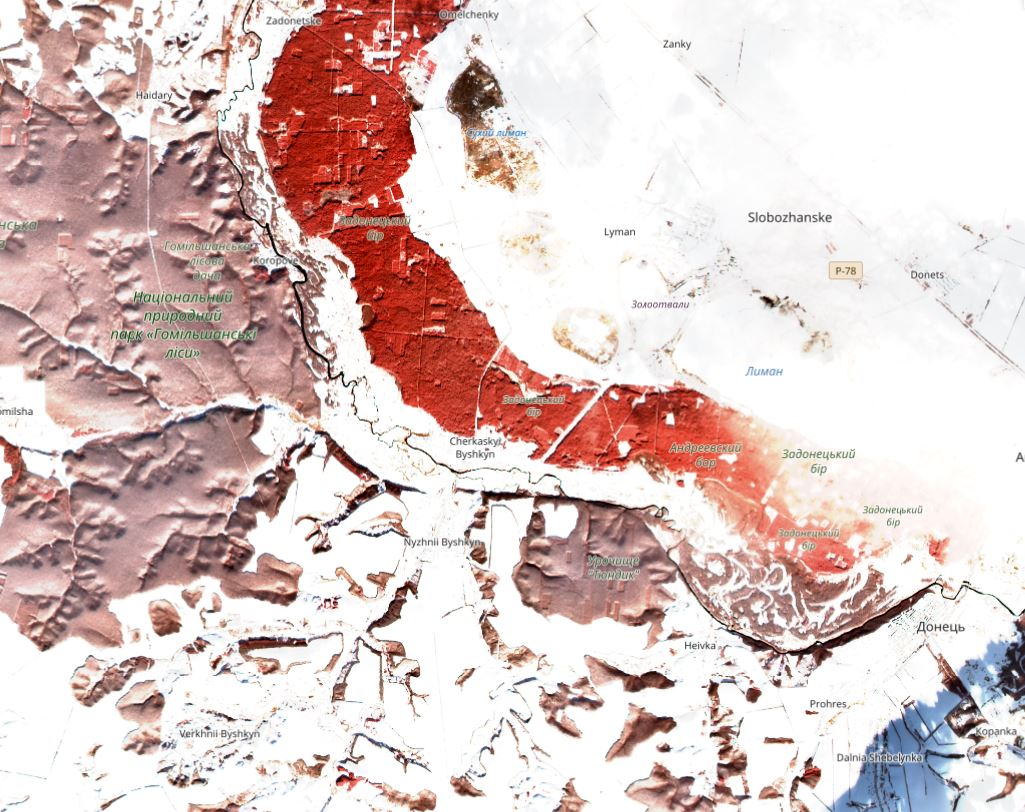
#> input picture test_data/gomil_winter.JPG, 1025 x 812 px
$ jupyter execute --allow-errors FM_Sentenel-2.ipynb
#> lines starting #> are read from the running program, lines starting #| are printed output that depends on the picture
[cell 1]
import numpy as np
import cv2
from matplotlib import pyplot as plt

[cell 2]
# Test ORB rotated pictures
img1 = cv2.imread('test_data/gomil_winter.JPG', cv2.IMREAD_GRAYSCALE)          # queryImage infrared
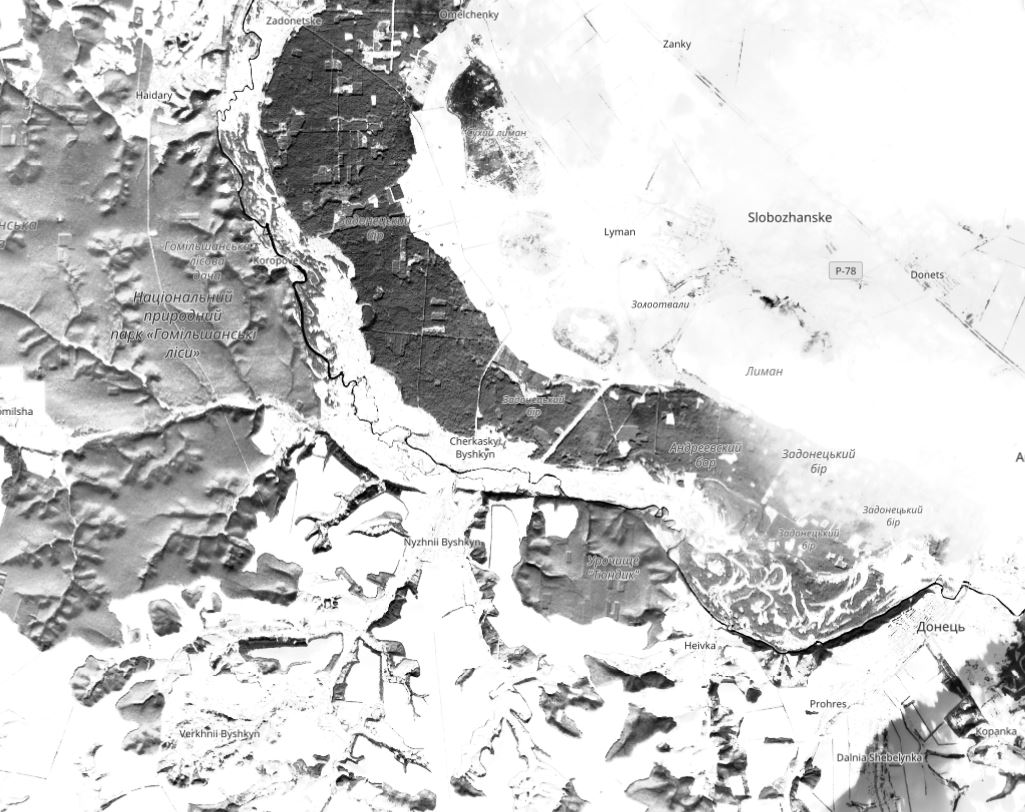
#> img1: shape (812, 1025); min 0, max 255, mean 205.8
img2 = cv2.imread('test_data/gomil_winter_rot.JPG', cv2.IMREAD_GRAYSCALE)      # trainImage infrared
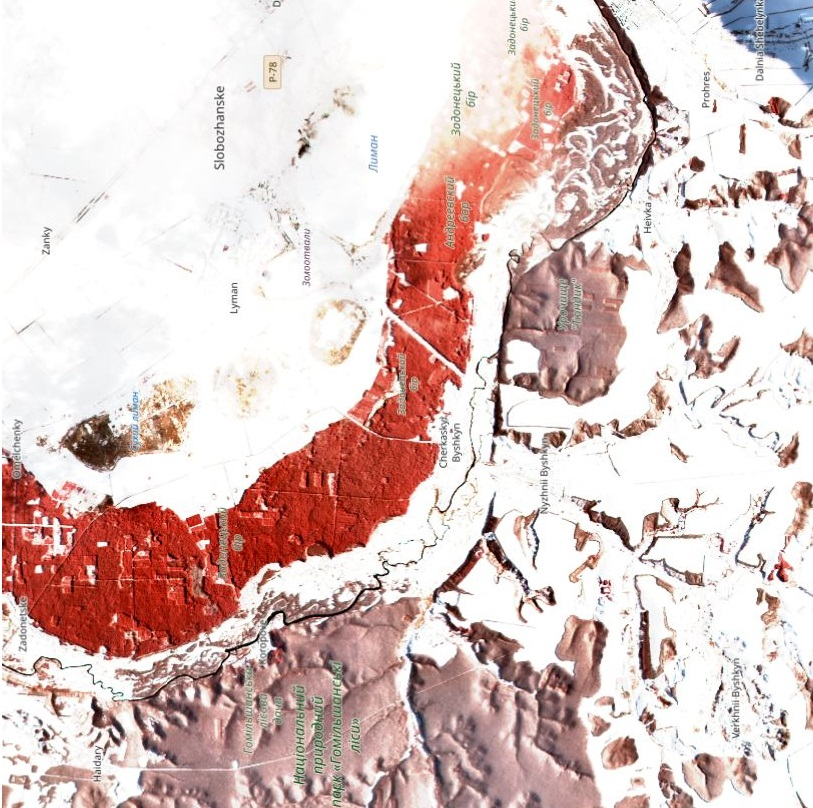
#> input picture test_data/gomil_winter_rot.JPG, 813 x 808 px
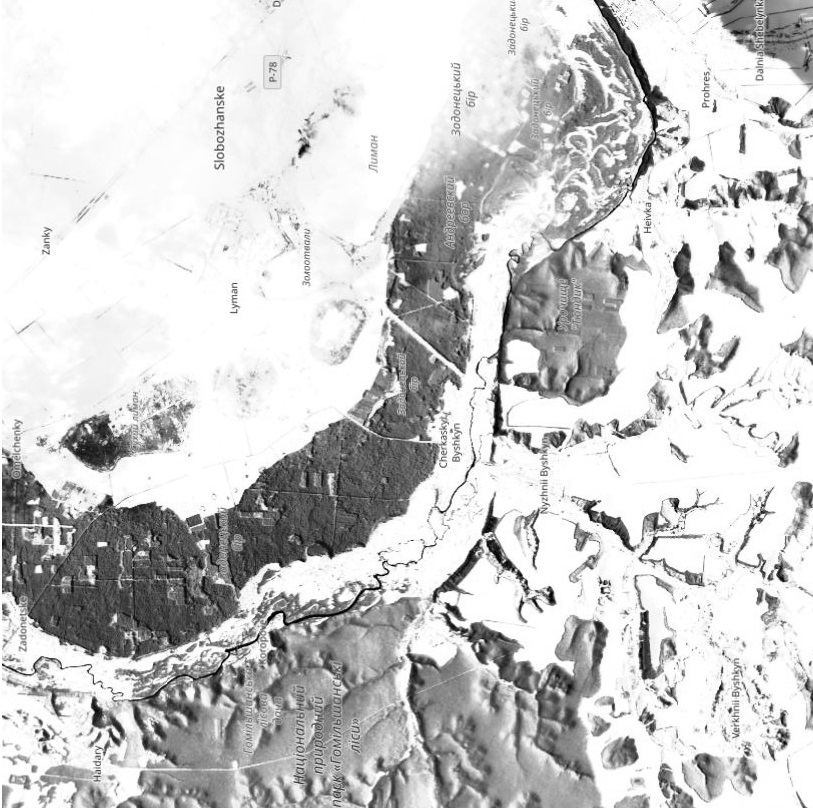
#> img2: shape (808, 813); min 0, max 255, mean 204
# Initiate ORB detector
orb = cv2.ORB_create()
# find the keypoints and descriptors with SIFT
kp1, des1 = orb.detectAndCompute(img1, None)
#> kp1 = 500 keypoints; strongest (x, y, size): (303, 278, 31), (329, 600, 31), (341, 372, 31), (346, 386, 31)
kp2, des2 = orb.detectAndCompute(img2, None)
#> kp2 = 500 keypoints; strongest (x, y, size): (280, 614, 31), (602, 588, 31), (374, 576, 31), (388, 571, 31)
# create BFMatcher object
bf = cv2.BFMatcher(cv2.NORM_HAMMING, crossCheck=True)
# Match descriptors.
matches = bf.match(des1,des2)
#> matches = 380 matches
# Sort them in the order of their distance.
matches = sorted(matches, key = lambda x:x.distance)
# Draw first 10 matches.
img3 = cv2.drawMatches(img1,kp1,img2,kp2,matches[:10], None, flags=2)
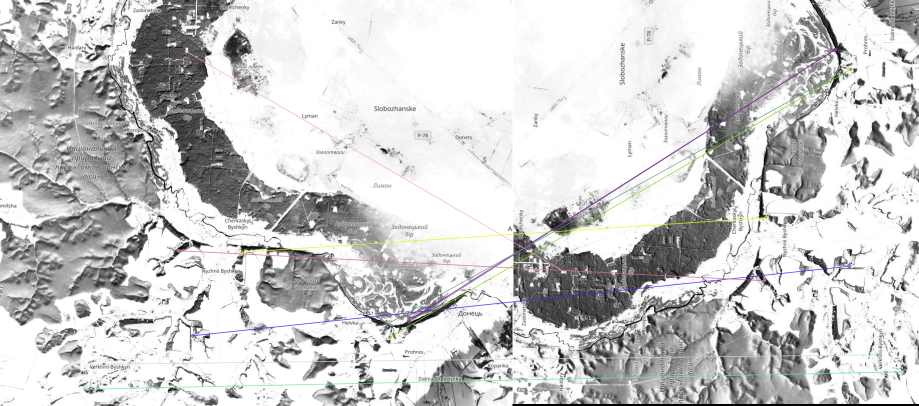
#> img3: shape (812, 1838, 3) (shown at 1/2 size); mean of channels 0, 1, 2 204, 204.2, 204.1; drawn as B, G, R
plt.figure(figsize=(10,6))
plt.imshow(img3, cmap="gray"), plt.show()

[cell 3]
# Test ORB rotated and scaled pictures
img1 = cv2.imread('test_data/gomil_winter.JPG', cv2.IMREAD_GRAYSCALE)          # queryImage infrared
img2 = cv2.imread('test_data/gomil_winter_rot_sc.jpg', cv2.IMREAD_GRAYSCALE)      # trainImage infrared
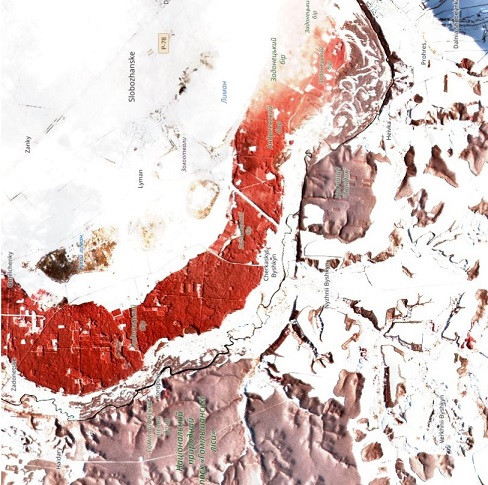
#> input picture test_data/gomil_winter_rot_sc.jpg, 488 x 485 px
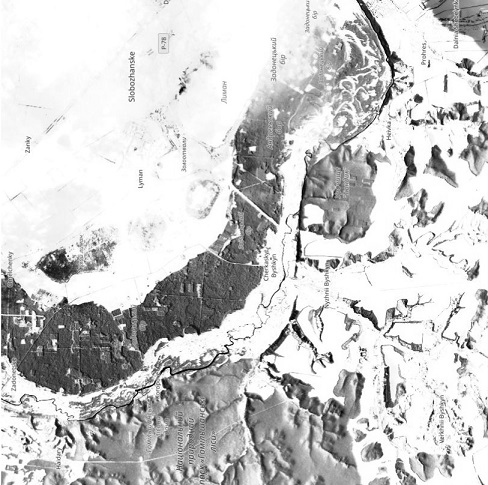
#> img2: shape (485, 488); min 0, max 255, mean 203.3
# Initiate ORB detector
orb = cv2.ORB_create()
# Find the keypoints and descriptors with SIFT
kp1, des1 = orb.detectAndCompute(img1, None)
kp2, des2 = orb.detectAndCompute(img2, None)
#> kp2 = 500 keypoints; strongest (x, y, size): (168, 370, 31), (225, 346, 31), (395, 73, 31), (230, 345, 31)
# Create BFMatcher object
bf = cv2.BFMatcher(cv2.NORM_HAMMING, crossCheck=True)
# Match descriptors.
matches = bf.match(des1,des2)
#> matches = 219 matches
# Sort them in the order of their distance.
matches = sorted(matches, key = lambda x:x.distance)
# Draw first 10 matches.
img3 = cv2.drawMatches(img1,kp1,img2,kp2,matches[:10], None, flags=2)
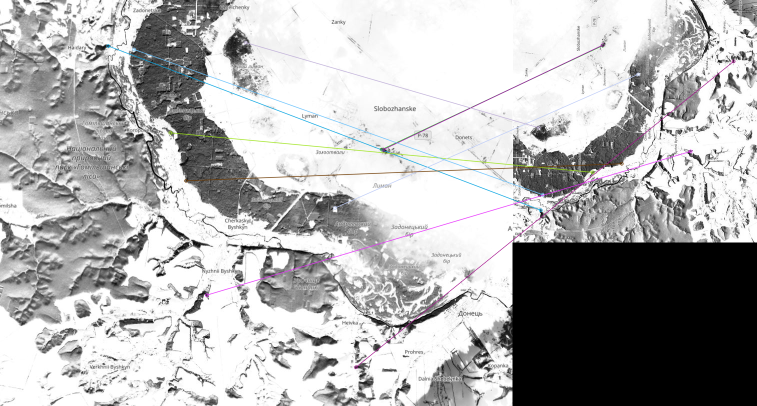
#> img3: shape (812, 1513, 3) (shown at 1/2 size); mean of channels 0, 1, 2 178.2, 177.9, 178; drawn as B, G, R
plt.figure(figsize=(10,6))
plt.imshow(img3, cmap="gray"), plt.show()

[cell 4]
# Test SIFT rotated pictures
img1 = cv2.imread('test_data/gomil_winter.JPG', cv2.IMREAD_GRAYSCALE)          # queryImage infrared
img2 = cv2.imread('test_data/gomil_winter_rot.JPG', cv2.IMREAD_GRAYSCALE)      # trainImage infrared
# Initiate SIFT detector
sift = cv2.SIFT_create()
# Find the keypoints and descriptors with SIFT
kp1, des1 = sift.detectAndCompute(img1,None)
#> kp1 = 7641 keypoints; strongest (x, y, size): (394, 489, 9.7), (452, 471, 2.6), (318, 549, 6.2), (341, 373, 2.9)
kp2, des2 = sift.detectAndCompute(img2,None)
#> kp2 = 6162 keypoints; strongest (x, y, size): (697, 165, 9.3), (491, 523, 9.8), (473, 465, 2.6), (551, 600, 6.1)
# BFMatcher with default params
bf = cv2.BFMatcher()
matches = bf.knnMatch(des1, des2, k=2)
#> matches = 7641 matches
# Apply ratio test
good = []
matches = sorted(matches, key=lambda x: x[0].distance)
for m,n in matches:
    if m.distance < 0.75*n.distance:
        good.append([m])
#> after the loop, good = 5117 matches
# cv2.drawMatchesKnn expects list of lists as matches.
img3 = cv2.drawMatchesKnn(img1,kp1,img2,kp2,good[:20], None, flags=2)
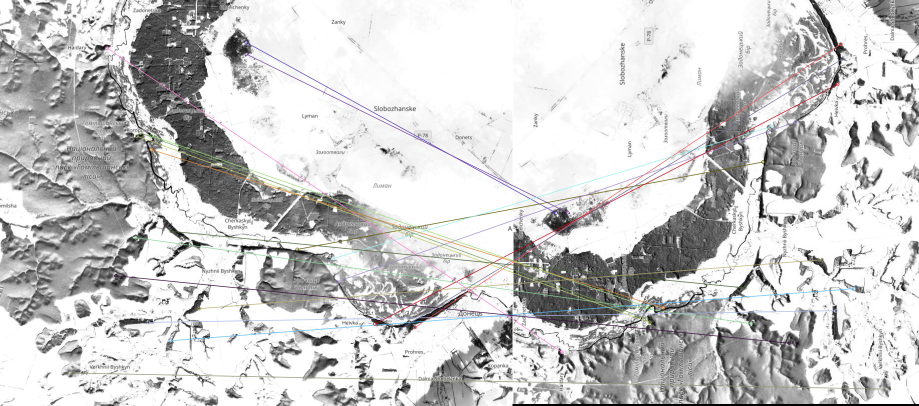
#> img3: shape (812, 1838, 3) (shown at 1/2 size); mean of channels 0, 1, 2 203.3, 203.4, 203.6; drawn as B, G, R
plt.figure(figsize=(10,6))
plt.imshow(img3),plt.show()

[cell 5]
# Test SIFT rotated pictures
img1 = cv2.imread('test_data/gomil_winter.JPG', cv2.IMREAD_GRAYSCALE)          # queryImage infrared
img2 = cv2.imread('test_data/gomil_winter_rot_sc.jpg', cv2.IMREAD_GRAYSCALE)      # trainImage infrared
# Initiate SIFT detector
sift = cv2.SIFT_create()
# Find the keypoints and descriptors with SIFT
kp1, des1 = sift.detectAndCompute(img1,None)
kp2, des2 = sift.detectAndCompute(img2,None)
#> kp2 = 2390 keypoints; strongest (x, y, size): (418, 99, 5.6), (294, 314, 5.8), (433, 413, 1.9), (331, 360, 3.5)
# BFMatcher with default params
bf = cv2.BFMatcher()
matches = bf.knnMatch(des1, des2, k=2)
# Apply ratio test
good = []
matches = sorted(matches, key=lambda x: x[0].distance)
for m,n in matches:
    if m.distance < 0.75*n.distance:
        good.append([m])
#> after the loop, good = 1743 matches
# cv2.drawMatchesKnn expects list of lists as matches.
img3 = cv2.drawMatchesKnn(img1,kp1,img2,kp2,good[:20], None, flags=2)
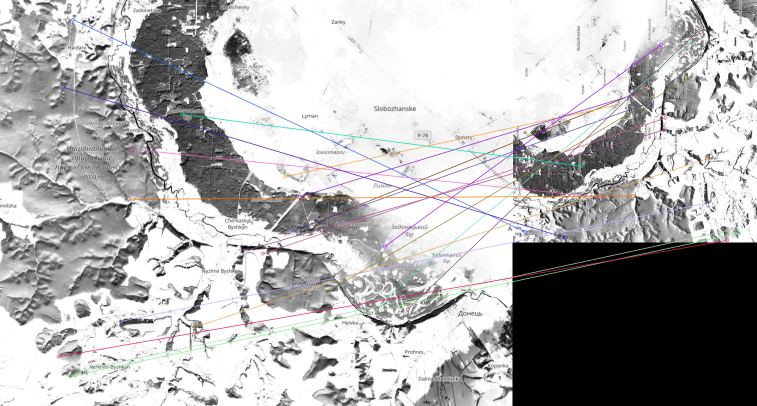
#> img3: shape (812, 1513, 3) (shown at 1/2 size); mean of channels 0, 1, 2 177.6, 177.1, 177.8; drawn as B, G, R
plt.figure(figsize=(10,6))
plt.imshow(img3),plt.show()

[cell 6]
# Path to loaded data. Choose B8A chanal because it was more stable and did not depend on the season
path_img1 = "test_data/S2A_MSIL1C_20180611T083601_N0206_R064_T36UYA_20180611T104008.SAFE/GRANULE/L1C_T36UYA_A015505_20180611T084243/IMG_DATA/T36UYA_20180611T083601_B8A.jp2"
path_img2 = "test_data/S2A_MSIL1C_20180611T083601_N0206_R064_T37UCR_20180611T104008.SAFE/GRANULE/L1C_T37UCR_A015505_20180611T084243/IMG_DATA/T37UCR_20180611T083601_B8A.jp2"

[cell 7]
# Read image.
img1 = cv2.imread(path_img1, cv2.IMREAD_GRAYSCALE)
img2 = cv2.imread(path_img2, cv2.IMREAD_GRAYSCALE)

#> (a cell that did not finish here is left out)

[cell 9]
# Find the keypoints and descriptors with SIFT. Choose SIFT because it better with different light gradient
sift = cv2.SIFT_create()
#> (the rest of this cell did not finish here and is left out)

[cell 10]
# BFMatcher with default params
bf = cv2.BFMatcher()
# Apply ratio test
matches = bf.knnMatch(des1, des2, k=2)
matches = sorted(matches, key=lambda x: x[0].distance)
good = []
for m,n in matches:
    if m.distance < 0.75*n.distance:
        good.append([m])
# cv2.drawMatchesKnn expects list of lists as matches.
#> (the rest of this cell did not finish here and is left out)
